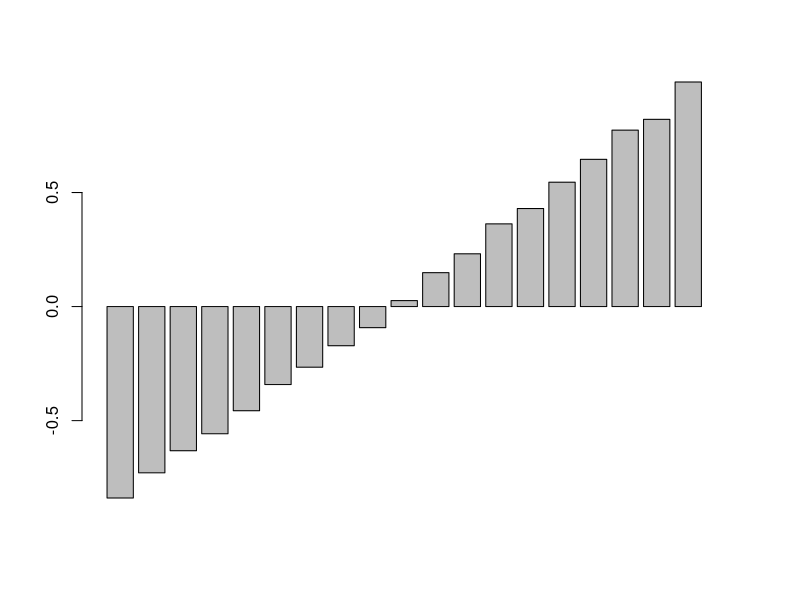

Write R code to recreate this figure.
current_factor_values = runif(n = 10000, min = -1, max = 1)
equity_names = paste0("Equity", 1:10000)
factor_data = data.frame(FactorValue = current_factor_values)
rownames(factor_data) = equity_names
head(factor_data)

future_returns = current_factor_values + runif(10000, -1, 1)
returns_data = data.frame(Returns = future_returns)
rownames(returns_data) = equity_names

data = cbind(returns_data,factor_data)
head(data)

# Rank the equities
ranked_data = data[order(data$FactorValue),]

# Compute the returns of each basket
# Baskets of size 500
number_of_baskets = 10000/500
basket_returns = rep(x = 0, number_of_baskets)

for(i in 1:number_of_baskets){
  start = i * 500
  end = i * 500 + 500
  basket_returns[i] = mean(ranked_data[start:end,"Returns"])
}

barplot(basket_returns)
basket_returns[number_of_baskets-1]-basket_returns[1]

# Ranking Systems
# 1. could be machine learning model to predict 1 month ahead and rank based on that
# 2. A price-based mean reversion may be predictive over a few days
# 3. While a value-based factor model may be predictive over many months.